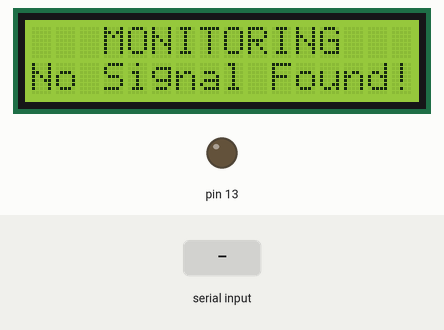
A sketch run on a simulated Arduino Uno, built with avr-gcc and run on an emulated ATmega328P. On the bench: 16×2 character LCD, output pins drawn as LEDs (lit = HIGH). The inputs (shaded band) are chosen by the test bench. What the sketch prints to the serial monitor is not drawn.

Above: at 1.2 s.
1.3 s: "90,45\n" received over Serial
At 3.3 s:
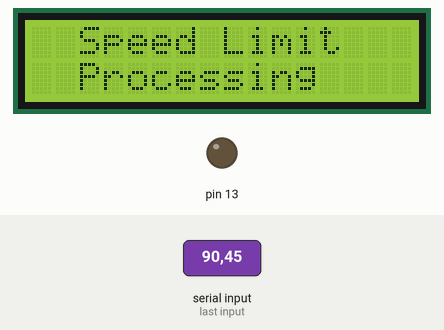
At 7.2 s:
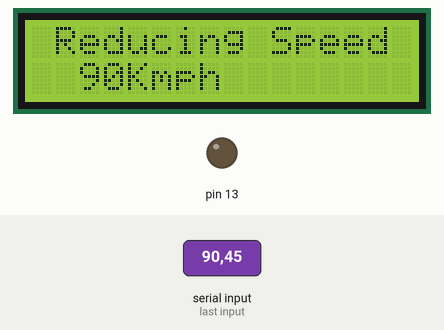
Timing chart, 0 to 13.1 s (numbered marks = the images above; inputs shaded):
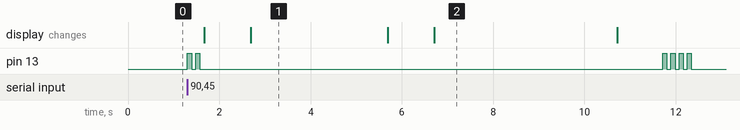

The sketch:

TrafficSignRecognition.ino
```cpp
#include <LiquidCrystal_I2C.h>
#include <Wire.h>

LiquidCrystal_I2C lcd(0x27, 16, 2); // set the LCD address to 0x27 for a 16 chars and 2 line display

void setup() {
  Serial.begin(9600);
  pinMode(13, OUTPUT);

  //--------------------Display-------------------------------
  lcd.init();       // initialize the lcd
  lcd.backlight();
  //----------------------------------------------------------------

  // Display on the display start
  lcd.setCursor(3, 0);
  lcd.print("MONITORING");
  lcd.setCursor(0, 1);
  lcd.print("No Signal Found!");
  // Display on the display end
}

void loop() {
  Serial.println("What is the speed limit");
  while (Serial.available() == 0) {
    // Wait for input
  }

  int speed_limit = Serial.parseInt();

  if (speed_limit == -1) {
    lcd.clear();
    digitalWrite(13, HIGH);  // turn the LED on (HIGH is the voltage level)
    lcd.setCursor(2, 1);
    lcd.print("Signal Found!");
    delay(1000);
    // Buzzer Starts
    delay(1000);            // wait for a second
    digitalWrite(13, LOW);  // turn the LED off by making the voltage LOW
    delay(1000);            // wait for a second
    // Buzzer Ends
    lcd.clear();
  } else if (speed_limit > 0) {
    // Buzzer Starts
    for (int i = 0; i < 2; i++) {
      digitalWrite(13, HIGH);  // turn the LED on (HIGH is the voltage level)
      delay(90);               // wait for a second
      digitalWrite(13, LOW);   // turn the LED off by making the voltage LOW
      delay(90);               // wait for a second
    }
    // Buzzer Ends

    // Display on the display start
    lcd.clear();
    delay(1000);
    lcd.setCursor(2, 0);
    lcd.print("Speed Limit");
    lcd.setCursor(2, 1);
    lcd.print("Processing");
    delay(3000);
    lcd.clear();
    delay(1000);
    lcd.setCursor(1, 0);
    lcd.print("Reducing Speed");
    lcd.setCursor(2, 1);
    lcd.print(String(speed_limit) + "Kmph");
    delay(4000);
    lcd.clear();
    delay(1000);
    // Display on the display end

    // Buzzer Starts
    for (int i = 0; i < 2; i++) {
      digitalWrite(13, HIGH);  // turn the LED on (HIGH is the voltage level)
      delay(90);               // wait for a second
      digitalWrite(13, LOW);   // turn the LED off by making the voltage LOW
      delay(90);               // wait for a second
    }
    // Buzzer Ends
  }
}
```

Measured:
- after the input at 1.3 s, pin 13: goes HIGH 0.09 s, LOW 0.09 s, HIGH 0.09 s, LOW 10.1 s, 3 × (HIGH 0.09 s, LOW 0.09 s), HIGH 0.09 s, then LOW, starting at once; the display: first changes after 0.37 s (image 1 shows a later state)
- what the display in image 1 shows lasts 3.0 s, from 2.7 s to 5.7 s
